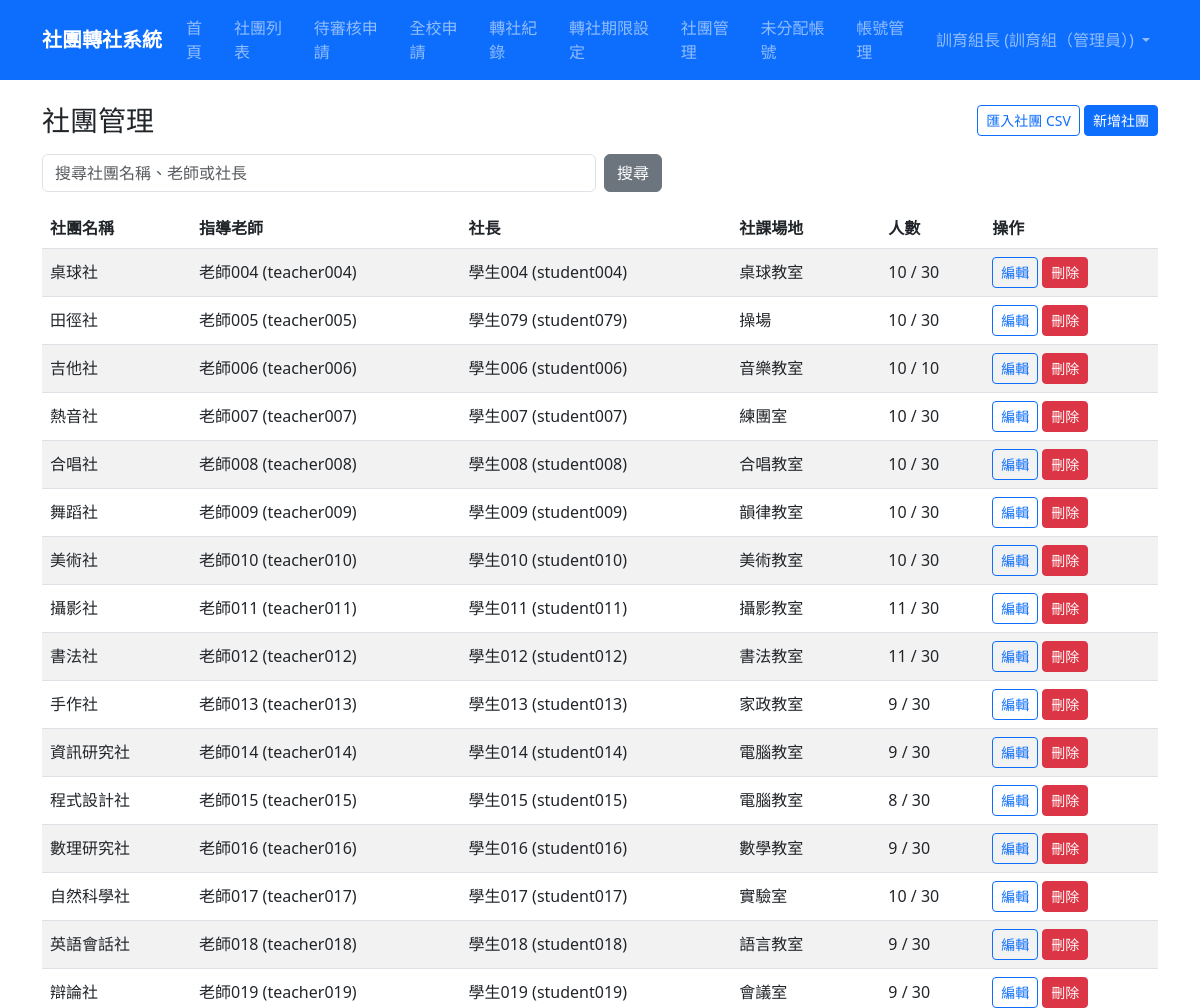
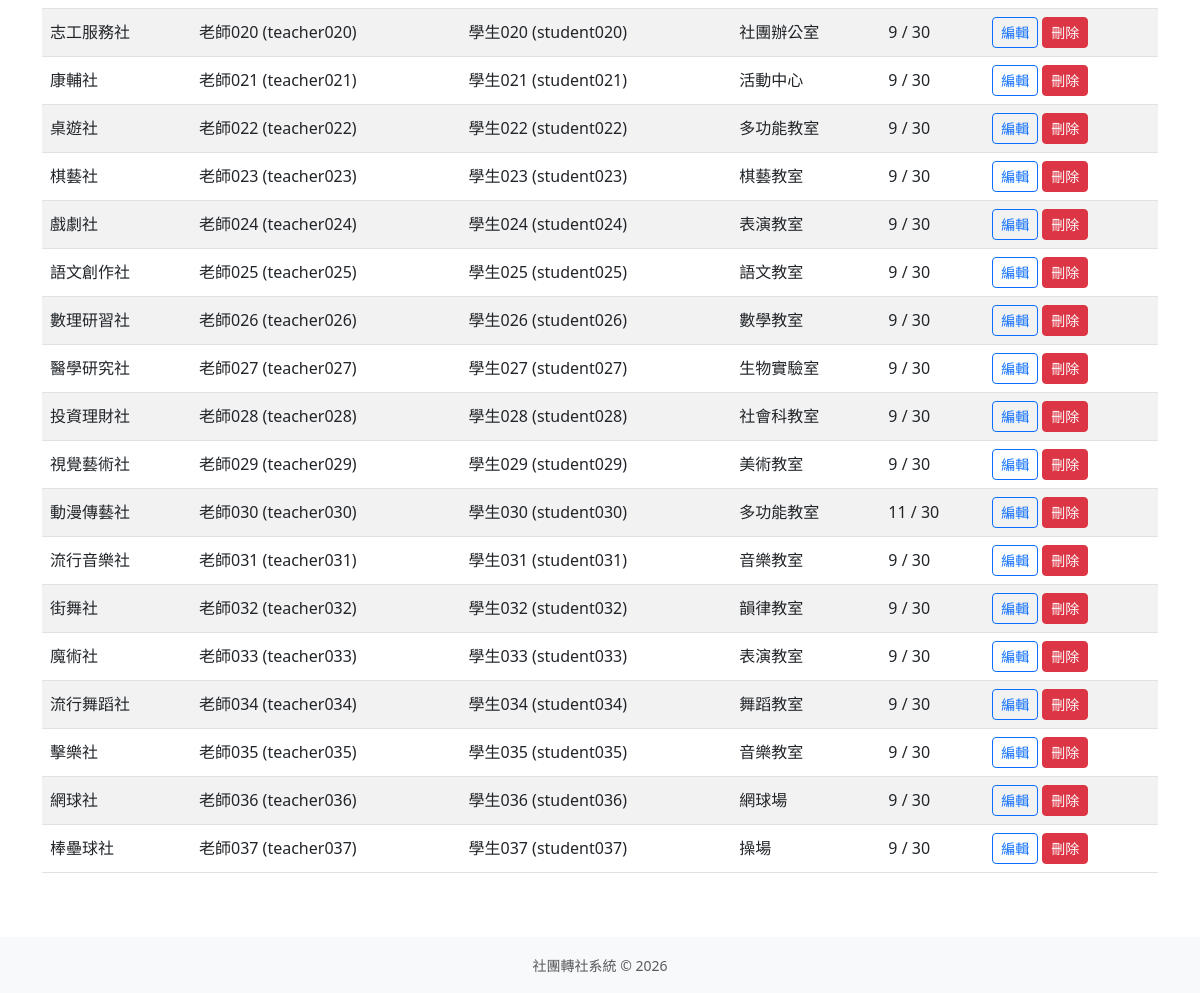
The page /admin-panel/clubs/ (signed in) on the database its author committed (2 pictures, top to bottom).
### accounts/models.py (models this page shows, shortened)
class User(django.contrib.auth.models.AbstractUser):
    ROLE_CHOICES = [
        ('student', '學生'),
        ('president', '社長'),
        ('teacher', '指導老師'),
        ('admin', '訓育組（管理員）'),
    ]
    role = models.CharField(
        max_length=20,
        choices=ROLE_CHOICES,
        default='student',
        verbose_name='身分組'
    )
    student_id = models.CharField(
        max_length=20,
        blank=True,
        verbose_name='學號'
    )
    class_name = models.CharField(
        max_length=20,
        blank=True,
        verbose_name='班級'
    )
    seat_number = models.PositiveSmallIntegerField(
        null=True,
        blank=True,
        verbose_name='座號'
    )
    club = models.ForeignKey(
        'clubs.Club',
        on_delete=models.SET_NULL,
        null=True,
        blank=True,
        verbose_name='所屬社團',
        related_name='members'
    )
    class Meta:
        verbose_name = '使用者'
        verbose_name_plural = '使用者'

### clubs/models.py (models this page shows, shortened)
class Club(models.Model):
    CATEGORY_CHOICES = [
        ('academic', '學術類'),
        ('arts', '藝文類'),
        ('performance', '藝能類'),
        ('recreation', '康輔類'),
        ('sports', '體育類'),
    ]
    code = models.CharField(max_length=10, unique=True, null=True, blank=True, verbose_name='社團代號')
    name = models.CharField(max_length=100, verbose_name='社團名稱')
    teacher = models.CharField(max_length=50, default='', verbose_name='指導老師')
    president = models.CharField(max_length=50, default='', verbose_name='社長')
    location = models.CharField(max_length=100, blank=True, verbose_name='社課場地')
    category = models.CharField(max_length=20, choices=CATEGORY_CHOICES, blank=True, verbose_name='類別')
    description = models.TextField(blank=True, verbose_name='社團描述')
    max_members = models.PositiveIntegerField(default=30, verbose_name='人數上限')
    current_members = models.PositiveIntegerField(default=0, verbose_name='現有人數')
    is_active = models.BooleanField(default=True, verbose_name='啟用中')
    created_at = models.DateTimeField(auto_now_add=True, verbose_name='建立時間')
    updated_at = models.DateTimeField(auto_now=True, verbose_name='更新時間')
    class Meta:
        verbose_name = '社團'
        verbose_name_plural = '社團'
        ordering = ['name']

### accounts/views.py (the view, shortened to what this page needs)
# urls.py: path('admin-panel/clubs/', views.ClubAdminListView.as_view(), name='club_admin_list'),
class ClubAdminListView(LoginRequiredMixin, AdminRequiredMixin, ListView):
    model = Club
    template_name = 'accounts/club_admin_list.html'
    context_object_name = 'clubs'
    paginate_by = 50
    def get_queryset(self):
        queryset = Club.objects.filter(is_active=True).order_by('code', 'name')
        query = self.request.GET.get('q', '').strip()
        return queryset
    def get_context_data(self, **kwargs):
        context = super().get_context_data(**kwargs)
        context['q'] = self.request.GET.get('q', '').strip()
        return context

### accounts/templatetags/account_extras.py (called while the page is built)
@register.filter
def display_role(user):
    if getattr(user, 'role', None) == 'president' and not user_is_club_president(user, user.club):
        return '學生'
    return user.get_role_display()

### accounts/views.py (called while the page is built)
    def test_func(self):
        user = self.request.user
        return user.is_authenticated and (
            user.is_superuser or getattr(user, 'role', None) == 'admin'
        )

### transfers/context_processors.py (called while the page is built)
def transfer_window(request):
    context = get_transfer_window_state()
    user = getattr(request, 'user', None)
    context['admin_pending_review_count'] = 0
    if user and user.is_authenticated and (
        user.is_superuser or getattr(user, 'role', None) == 'admin'
    ):
        context['admin_pending_review_count'] = TransferRequest.objects.filter(
            status__in=[
                'orig_president_pending',
                'orig_teacher_pending',
                'new_president_pending',
                'new_teacher_pending',
                'admin_pending',
            ],
        ).count()
    return context

### transfers/models.py (called while the page is built)
    @classmethod
    def get_current(cls):
        return cls.objects.order_by('-updated_at', '-pk').first()

    def is_open(self, today=None):
        if self.is_paused:
            return False
        today = today or timezone.localdate()
        return self.start_date <= today <= self.end_date

    def get_status(self, today=None):
        if self.is_paused:
            return 'paused'
        today = today or timezone.localdate()
        if today < self.start_date:
            return 'not_started'
        if today > self.end_date:
            return 'ended'
        return 'open'

### transfers/services.py (called while the page is built)
def get_transfer_window_state():
    transfer_window = TransferWindow.get_current()
    is_open = transfer_window.is_open() if transfer_window else False
    status = transfer_window.get_status() if transfer_window else 'not_configured'
    return {
        'transfer_window': transfer_window,
        'transfer_window_is_open': is_open,
        'transfer_window_status': status,
        'transfer_window_is_paused': status == 'paused',
    }

### templates/accounts/club_admin_list.html (shortened to what this page needs)
{% extends "base.html" %}
{% block content %}
<div class="d-flex justify-content-between align-items-center mb-3">
    <h1 class="h3 mb-0">社團管理</h1>
    <div>
        <a class="btn btn-outline-primary btn-sm" href="{% url 'club_admin_import' %}">匯入社團 CSV</a>
        <a class="btn btn-primary btn-sm" href="{% url 'club_admin_create' %}">新增社團</a>
    </div>
</div>
<form method="get" class="row g-2 mb-3">
    <div class="col-sm-8 col-md-6">
        <input type="search" name="q" value="{{ q }}" class="form-control" placeholder="搜尋社團名稱、老師或社長">
    </div>
    <div class="col-auto">
        <button type="submit" class="btn btn-secondary">搜尋</button>
    </div>
</form>
<div class="table-responsive">
    <table class="table table-striped table-hover align-middle">
        <thead>
            <tr>
                <th>社團名稱</th>
                <th>指導老師</th>
                <th>社長</th>
                <th>社課場地</th>
                <th>人數</th>
                <th>操作</th>
            </tr>
        </thead>
        <tbody>
            {% for club in clubs %}
                <tr>
                    <td>{{ club.name }}</td>
                    <td>{{ club.teacher|default:"-" }}</td>
                    <td>{{ club.president|default:"-" }}</td>
                    <td>{{ club.location|default:"-" }}</td>
                    <td>{{ club.current_members }} / {{ club.max_members }}</td>
                    <td>
                        <div class="d-flex flex-wrap gap-1">
                            <a href="{% url 'club_admin_edit' club.pk %}" class="btn btn-sm btn-outline-primary">編輯</a>
                            <a href="{% url 'club_admin_delete' club.pk %}" class="btn btn-sm btn-danger">刪除</a>
                        </div>
                    </td>
                </tr>
            {% empty %}
                <tr>
                    <td colspan="6" class="text-center text-muted">沒有符合條件的社團。</td>
                </tr>
            {% endfor %}
        </tbody>
    </table>
</div>
{% endblock %}

### templates/base.html (shortened to what this page needs)
<!DOCTYPE html>
{% load account_extras %}
<html lang="zh-TW">
<head>
    <link href="https://cdn.jsdelivr.net/npm/bootstrap@5.3.0/dist/css/bootstrap.min.css" rel="stylesheet">
</head>
<body>
    <nav class="navbar navbar-expand-lg navbar-dark bg-primary">
        <div class="container">
            <a class="navbar-brand" href="{% url 'home' %}">社團轉社系統</a>
            <div class="collapse navbar-collapse" id="navbarNav">
                <ul class="navbar-nav me-auto">
                    <li class="nav-item">
                        <a class="nav-link" href="{% url 'home' %}">首頁</a>
                    </li>
                    <li class="nav-item">
                        <a class="nav-link" href="{% url 'club_list' %}">社團列表</a>
                    </li>
                    {% if user.is_authenticated %}
                        {% if user.is_superuser or user.role == 'president' or user.role == 'teacher' or user.role == 'admin' %}
                            <li class="nav-item">
                                <a class="nav-link position-relative" href="{% url 'pending_approvals' %}">
                                    待審核申請
                                </a>
                            </li>
                        {% endif %}
                        {% if user.is_superuser or user.role == 'admin' %}
                            <li class="nav-item">
                                <a class="nav-link" href="{% url 'all_requests' %}">全校申請</a>
                            </li>
                        {% endif %}
                        {% if user.is_superuser or user.role == 'admin' %}
                            <li class="nav-item">
                                <a class="nav-link" href="{% url 'transfer_record_archive_list' %}">轉社紀錄</a>
                            </li>
                            <li class="nav-item">
                                <a class="nav-link" href="{% url 'transfer_window_settings' %}">轉社期限設定</a>
                            </li>
                            <li class="nav-item">
                                <a class="nav-link" href="{% url 'club_admin_list' %}">社團管理</a>
                            </li>
                            <li class="nav-item">
                                <a class="nav-link" href="{% url 'unassigned_account_list' %}">未分配帳號</a>
                            </li>
                            <li class="nav-item">
                                <a class="nav-link" href="{% url 'account_admin_list' %}">帳號管理</a>
                            </li>
                        {% endif %}
                    {% endif %}
                </ul>
                <ul class="navbar-nav">
                    {% if user.is_authenticated %}
                        <li class="nav-item dropdown">
                            <a class="nav-link dropdown-toggle" href="#" role="button" data-bs-toggle="dropdown">
                                {{ user.get_full_name|default:user.username }} ({{ user|display_role }})
                            </a>
                        </li>
                    {% else %}
                        <li class="nav-item">
                            <a class="nav-link" href="{% url 'login' %}">登入</a>
                        </li>
                    {% endif %}
                </ul>
            </div>
        </div>
    </nav>
    <main class="container my-4">
        {% block content %}{% endblock %}
    </main>
    <footer class="bg-light py-3 mt-5">
        <div class="container text-center text-muted">
            <small>社團轉社系統 &copy; 2026</small>
        </div>
    </footer>
</body>
</html>

### templates/base.html (style rules this page uses)
.navbar-brand { font-weight: bold; }

### rows shown on the page
User: get_full_name "訓育組長", role "訓育組（管理員）"
Club: name "桌球社", teacher "老師004 (teacher004)", president "學生004 (student004)", location "桌球教室", current_members "10", max_members "30"
Club: name "田徑社", teacher "老師005 (teacher005)", president "學生079 (student079)", location "操場", current_members "10", max_members "30"
Club: name "吉他社", teacher "老師006 (teacher006)", president "學生006 (student006)", location "音樂教室", current_members "10", max_members "10"
Club: name "熱音社", teacher "老師007 (teacher007)", president "學生007 (student007)", location "練團室", current_members "10", max_members "30"
Club: name "合唱社", teacher "老師008 (teacher008)", president "學生008 (student008)", location "合唱教室", current_members "10", max_members "30"
Club: name "舞蹈社", teacher "老師009 (teacher009)", president "學生009 (student009)", location "韻律教室", current_members "10", max_members "30"
Club: name "美術社", teacher "老師010 (teacher010)", president "學生010 (student010)", location "美術教室", current_members "10", max_members "30"
Club: name "攝影社", teacher "老師011 (teacher011)", president "學生011 (student011)", location "攝影教室", current_members "11", max_members "30"
Club: name "書法社", teacher "老師012 (teacher012)", president "學生012 (student012)", location "書法教室", current_members "11", max_members "30"
Club: name "手作社", teacher "老師013 (teacher013)", president "學生013 (student013)", location "家政教室", current_members "9", max_members "30"
Club: name "資訊研究社", teacher "老師014 (teacher014)", president "學生014 (student014)", location "電腦教室", current_members "9", max_members "30"
Club: name "程式設計社", teacher "老師015 (teacher015)", president "學生015 (student015)", location "電腦教室", current_members "8", max_members "30"
Club: name "數理研究社", teacher "老師016 (teacher016)", president "學生016 (student016)", location "數學教室", current_members "9", max_members "30"
Club: name "自然科學社", teacher "老師017 (teacher017)", president "學生017 (student017)", location "實驗室", current_members "10", max_members "30"
Club: name "英語會話社", teacher "老師018 (teacher018)", president "學生018 (student018)", location "語言教室", current_members "9", max_members "30"
Club: name "辯論社", teacher "老師019 (teacher019)", president "學生019 (student019)", location "會議室", current_members "9", max_members "30"
Club: name "志工服務社", teacher "老師020 (teacher020)", president "學生020 (student020)", location "社團辦公室", current_members "9", max_members "30"
Club: name "康輔社", teacher "老師021 (teacher021)", president "學生021 (student021)", location "活動中心", current_members "9", max_members "30"
Club: name "桌遊社", teacher "老師022 (teacher022)", president "學生022 (student022)", location "多功能教室", current_members "9", max_members "30"
Club: name "棋藝社", teacher "老師023 (teacher023)", president "學生023 (student023)", location "棋藝教室", current_members "9", max_members "30"
Club: name "戲劇社", teacher "老師024 (teacher024)", president "學生024 (student024)", location "表演教室", current_members "9", max_members "30"
Club: name "語文創作社", teacher "老師025 (teacher025)", president "學生025 (student025)", location "語文教室", current_members "9", max_members "30"
Club: name "數理研習社", teacher "老師026 (teacher026)", president "學生026 (student026)", location "數學教室", current_members "9", max_members "30"
Club: name "醫學研究社", teacher "老師027 (teacher027)", president "學生027 (student027)", location "生物實驗室", current_members "9", max_members "30"
Club: name "投資理財社", teacher "老師028 (teacher028)", president "學生028 (student028)", location "社會科教室", current_members "9", max_members "30"
Club: name "視覺藝術社", teacher "老師029 (teacher029)", president "學生029 (student029)", location "美術教室", current_members "9", max_members "30"
Club: name "動漫傳藝社", teacher "老師030 (teacher030)", president "學生030 (student030)", location "多功能教室", current_members "11", max_members "30"
Club: name "流行音樂社", teacher "老師031 (teacher031)", president "學生031 (student031)", location "音樂教室", current_members "9", max_members "30"
Club: name "街舞社", teacher "老師032 (teacher032)", president "學生032 (student032)", location "韻律教室", current_members "9", max_members "30"
Club: name "魔術社", teacher "老師033 (teacher033)", president "學生033 (student033)", location "表演教室", current_members "9", max_members "30"
Club: name "流行舞蹈社", teacher "老師034 (teacher034)", president "學生034 (student034)", location "舞蹈教室", current_members "9", max_members "30"
Club: name "擊樂社", teacher "老師035 (teacher035)", president "學生035 (student035)", location "音樂教室", current_members "9", max_members "30"
Club: name "網球社", teacher "老師036 (teacher036)", president "學生036 (student036)", location "網球場", current_members "9", max_members "30"
Club: name "棒壘球社", teacher "老師037 (teacher037)", president "學生037 (student037)", location "操場", current_members "9", max_members "30"
